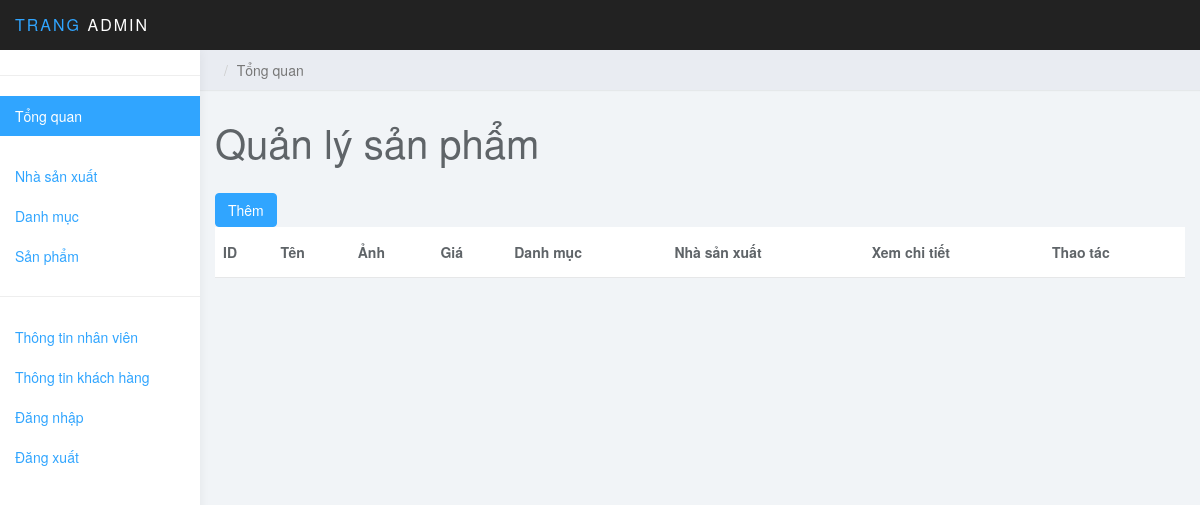
Page /admin/products/index.php on the earlier database version.
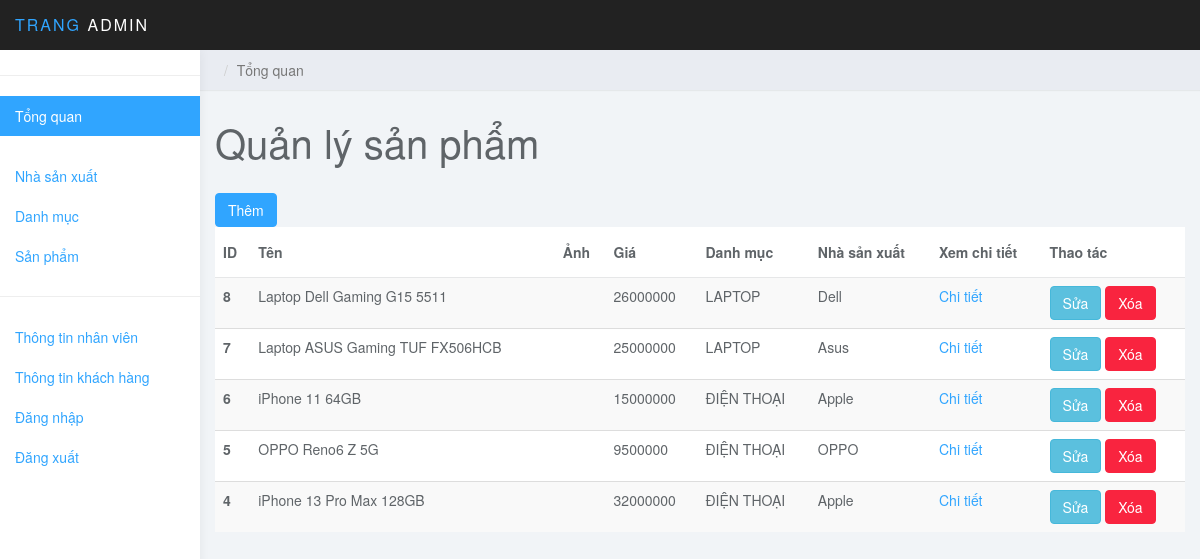
Same page on the later database version.
### tables this page shows
CREATE TABLE `products` (
  `id` int(11) NOT NULL,
  `name` varchar(50) NOT NULL,
  `description` text NOT NULL,
  `photo` varchar(200) NOT NULL,
  `created` date DEFAULT NULL,
  `price` float NOT NULL,
  `manufacturer_id` int(11) NOT NULL,
  `menu_id` int(11) NOT NULL
);

CREATE TABLE `menu` (
  `id` int(11) NOT NULL,
  `name` varchar(50) NOT NULL
);

CREATE TABLE `manufactures` (
  `id` int(11) NOT NULL,
  `menu_id` int(11) NOT NULL,
  `name` varchar(50) NOT NULL
);

### admin/products/index.php (the view, shortened to what this page needs)
<?php
    include_once "../header.php";
    include_once "../sidebar.php";
    ?>
<div class="col-sm-9 col-sm-offset-3 col-lg-10 col-lg-offset-2 main">
    <div class="row">
        <ol class="breadcrumb">
            <li class="active">Tổng quan</li>
        </ol>
    </div>
    <div class="row">
        <div class="col-lg-12">
            <h1 class="page-header">Quản lý sản phẩm</h1>
            <a href="create.php"><button type="button" class="btn btn-primary">Thêm</button></a>
        </div>
    </div>
    <table class="table table-striped">
        <thead>
            <tr>
                <th scope="">ID</th>
                <th scope="col">Tên</th>
                <th scope="col">Ảnh</th>
                <th scope="col">Giá</th>
                <th scope="col">Danh mục</th>
                <th scope="col">Nhà sản xuất</th>
                <th scope="col">Xem chi tiết</th>
                <th>Thao tác</th>
            </tr>
        </thead>
        <tbody>
            <?php
            include_once "../connect.php";
            $sql = "SELECT
            products.*,
            manufactures.name as manufacture_name,
            menu.name as menu_name
            FROM products
            JOIN manufactures ON products.manufacturer_id  = manufactures.id
            JOIN menu ON products.menu_id = menu.id
            ORDER BY products.id DESC ";
            $row=mysqli_query($connect,$sql);
            foreach ($row as $each) {
        ?>
            <tr>
                <th scope="row"><?php echo $each["id"] ?></th>
                <td><?php echo $each["name"] ?></td>
                <td>
                </td>
                <td><?php echo $each["price"] ?></td>
                <td><?php echo $each["menu_name"] ?></td>
                <td><?php echo $each["manufacture_name"] ?></td>
                <td><a href="">Chi tiết</a></td>
                <td>
                    <a href="update.php?id=<?php echo $each["id"]?>"><button type="button" class="btn btn-info">Sửa</button></a>
                    <a href="delete.php?id=<?php echo $each["id"]?>"> <button type="button" class="btn btn-danger">Xóa</button></a>
                </td>
                <?php
                }
            ?>
            </tr>
        </tbody>
    </table>
<?php
    include_once "../footer.php";
    ?>

### admin/header.php (shortened to what this page needs)
<!DOCTYPE html>
<html>
<head>
    <link href="../css/bootstrap.min.css" rel="stylesheet">
    <link href="../css/styles.css" rel="stylesheet">
</head>
<body>
<nav class="navbar navbar-inverse navbar-fixed-top" role="navigation">
    <div class="container-fluid">
        <div class="navbar-header">
            <a class="navbar-brand" href="#"><span>Trang </span>Admin</a>
        </div>
    </div>
</nav>

### admin/sidebar.php
<div id="sidebar-collapse" class="col-sm-3 col-lg-2 sidebar">
    <form role="search">
    </form>
    <ul class="nav menu">
        <li class="active"><a href="../">
                </svg> Tổng quan
            </a></li>
        <li>
            <br>
            <a href="../manufacturers/index.php">Nhà sản xuất</a>
        </li>
        <li>
            <a href="../menu/index.php">Danh mục</a>
        </li>
        <li>
            <a href="../products/index.php">
                Sản phẩm
            </a>
        </li>
        <li role="presentation" class="divider"></li>
        <li>
            <a href="../employees">
                Thông tin nhân viên
            </a>
        </li>
        <li>
            <a href="../customers/index.php">
                 Thông tin khách hàng
            </a>
        </li>
        <li>
            <a href="../">
                Đăng nhập
            </a>
        </li>
        <li>
            <a href="../sign-out.php">
                Đăng xuất
            </a>
        </li>
    </ul>
</div>

### admin/footer.php (shortened to what this page needs)
</body>
</html>

### admin/css/styles.css (style rules this page uses)
body { background: #f1f4f7; padding-top: 50px; color: #5f6468; }
a, a:hover, a:focus { color: #30a5ff; }
h1, h2, h3, h4, h5, h6 { color: #5f6468; }
h1 { font-weight: 300; font-size: 40px; }
.navbar-header .navbar-brand { color: #fff; font-size: 16px; text-transform: uppercase; font-weight: 500; letter-spacing: 2px; }
.navbar-header .navbar-brand span { color: #30a5ff; }
.btn-primary, .btn-primary:hover, .btn-primary:focus, .btn-primary:active, .btn-primary.active, .open > .dropdown-toggle.btn-primary, .btn-primary.disabled, .btn-primary[disabled], fieldset[disabled] .btn-primary, .btn-primary.disabled:hover, .btn-primary[disabled]:hover, fieldset[disabled] .btn-primary:hover, .btn-primary.disabled:focus, .btn-primary[disabled]:focus, fieldset[disabled] .btn-primary:focus, .btn-primary.disabled:active, .btn-primary[disabled]:active, fieldset[disabled] .btn-primary:active, .btn-primary.disabled.active, .btn-primary[disabled].active, fieldset[disabled] .btn-primary.active { background-color: #30a5ff; border-color: #30a5ff; }
.btn-danger, .btn-danger:hover, .btn-danger:focus, .btn-danger:active, .btn-danger.active, .open > .dropdown-toggle.btn-danger, .btn-danger.disabled, .btn-danger[disabled], fieldset[disabled] .btn-danger, .btn-danger.disabled:hover, .btn-danger[disabled]:hover, fieldset[disabled] .btn-danger:hover, .btn-danger.disabled:focus, .btn-danger[disabled]:focus, fieldset[disabled] .btn-danger:focus, .btn-danger.disabled:active, .btn-danger[disabled]:active, fieldset[disabled] .btn-danger:active, .btn-danger.disabled.active, .btn-danger[disabled].active, fieldset[disabled] .btn-danger.active { background-color: #f9243f; border-color: #f9243f; }
.navbar { border: 0; }
.sidebar { display: block; background-color: #fff; padding: 0; display: none; }
.sidebar form { padding: 20px 15px 5px 15px; border-bottom: 1px solid #eee; margin-bottom: 20px; }
@media (min-width: 768px) { .sidebar { display: block; position: fixed; top: 50px; bottom: 0; left: 0; z-index: 1000; display: block; margin: 0; padding: 0; overflow-x: hidden; overflow-y: auto; background-color: #fff; box-shadow: 1px 0px 10px rgba(0, 0, 0, .05); } }
@media (min-width: 768px) { .navbar-header { width: 100%; } }
.sidebar ul.nav .active a, .sidebar ul.nav li.parent a.active, .sidebar ul.nav .active > a:hover, .sidebar ul.nav li.parent a.active:hover, .sidebar ul.nav .active > a:focus, .sidebar ul.nav li.parent a.active:focus { color: #fff; background-color: #30a5ff; }
.sidebar ul.nav li.divider { border-bottom: 1px solid #eee; margin: 20px 0; }
.breadcrumb { border-radius: 0; padding: 10px 15px; background: #e9ecf2; box-shadow: 0 1px 1px rgba(0, 0, 0, .05); margin: 0 ; }
h1.page-header { margin-top: 30px; border-bottom: 0; }
.table { background: #fff; }
.table>thead>tr>th { border-bottom: 1px solid #e6e7e8; vertical-align: middle; height: 50px; }

Differences in the rows shown:
added products: id "8", name "Laptop Dell Gaming G15 5511", price "26000000", menu.name "LAPTOP", manufacturer.name "Dell"
added products: id "7", name "Laptop ASUS Gaming TUF FX506HCB", price "25000000", menu.name "LAPTOP", manufacturer.name "Asus"
added products: id "6", name "iPhone 11 64GB", price "15000000", menu.name "ĐIỆN THOẠI", manufacturer.name "Apple"
added products: id "5", name "OPPO Reno6 Z 5G", price "9500000", menu.name "ĐIỆN THOẠI", manufacturer.name "OPPO"
added products: id "4", name "iPhone 13 Pro Max 128GB", price "32000000", menu.name "ĐIỆN THOẠI", manufacturer.name "Apple"
